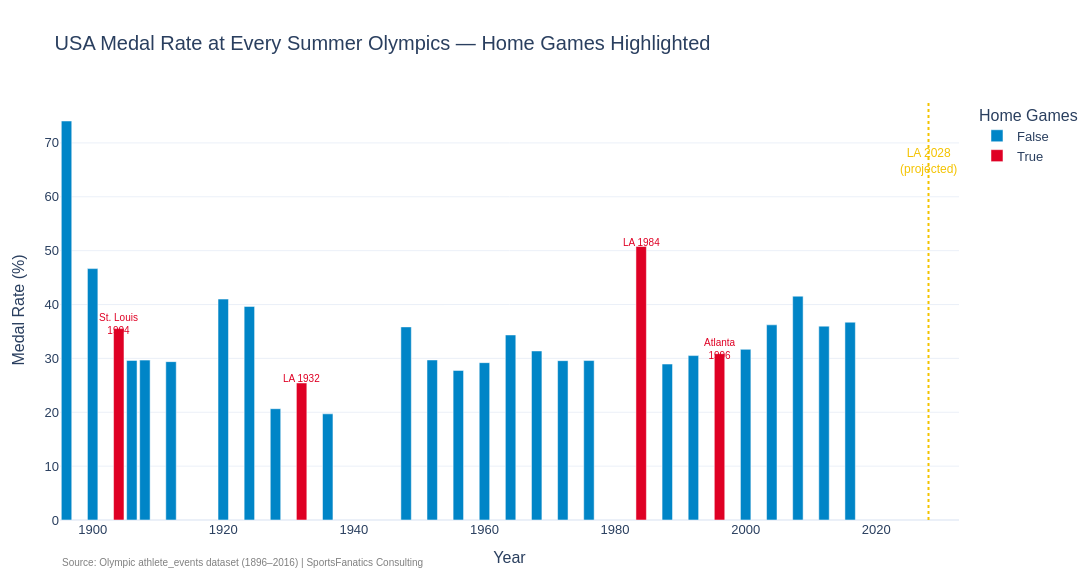

Notebook cell for this chart:
### Markdown cell above
## HERO CHART 4 — USA at Home: The LA Opportunity

### Code cell
usa = summer[summer['NOC']=='USA'].groupby('Year').agg(
    Entries=('ID','count'), Medals=('Medal_Won','sum')
).reset_index()
usa['Medal_Rate'] = (usa['Medals'] / usa['Entries'] * 100).round(2)
usa['Host'] = usa['Year'].isin([1904,1932,1984,1996])

fig = px.bar(
    usa, x='Year', y='Medal_Rate',
    color='Host',
    color_discrete_map={True: OLY['red'], False: OLY['blue']},
    labels={'Medal_Rate':'Medal Rate (%)', 'Host':'Home Games'},
    title='USA Medal Rate at Every Summer Olympics — Home Games Highlighted',
    width=1200, height=580, template='plotly_white'
)

# Annotate home Games
for year, label in [(1904,'St. Louis\n1904'),(1932,'LA 1932'),(1984,'LA 1984'),(1996,'Atlanta\n1996')]:
    row = usa[usa['Year']==year]
    if not row.empty:
        fig.add_annotation(
            x=year, y=row['Medal_Rate'].values[0]+0.8,
            text=label.replace('\n','<br>'),
            showarrow=False, font=dict(size=10, color=OLY['red'])
        )

# LA 2028 projected
fig.add_vline(x=2028, line_dash='dot', line_color=OLY['yellow'], line_width=2)
fig.add_annotation(
    x=2028, y=usa['Medal_Rate'].max()*0.9,
    text='LA 2028<br>(projected)', showarrow=False,
    font=dict(color=OLY['yellow'], size=12)
)
fig.add_annotation(
    text=SOURCE_NOTE, xref='paper', yref='paper',
    x=0, y=-0.12, showarrow=False, font=dict(size=10, color='gray')
)
fig.update_layout(**PLOTLY_LAYOUT)
fig.write_html(OUT_FIGS / 'HERO_04_usaAtHome.html')
fig.show()
logger.info('HERO 4 saved.')

### Figure 1 — Plotly figure (JSON) as saved in the notebook; plotly's stock layout.template omitted (floating-point values rounded to 4 significant figures)
{"data": [{"hovertemplate": "Home Games=False<br>Year=%{x}<br>Medal Rate (%)=%{y}<extra></extra>", "legendgroup": "False", "marker": {"color": "#0085C7", "pattern": {"shape": ""}}, "name": "False", "orientation": "v", "showlegend": true, "textposition": "auto", "type": "bar", "x": [1896, 1900, 1906, 1908, 1912, 1920, 1924, 1928, 1936, 1948, 1952, 1956, 1960, 1964, 1968, 1972, 1976, 1988, 1992, 2000, 2004, 2008, 2012, 2016], "xaxis": "x", "y": [74.07, 46.67, 29.63, 29.68, 29.4, 41.01, 39.65, 20.66, 19.71, 35.85, 29.71, 27.77, 29.21, 34.35, 31.38, 29.58, 29.6, 28.95, 30.52, 31.68, 36.23, 41.55, 35.99, 36.72], "yaxis": "y"}, {"hovertemplate": "Home Games=True<br>Year=%{x}<br>Medal Rate (%)=%{y}<extra></extra>", "legendgroup": "True", "marker": {"color": "#DF0024", "pattern": {"shape": ""}}, "name": "True", "orientation": "v", "showlegend": true, "textposition": "auto", "type": "bar", "x": [1904, 1932, 1984, 1996], "xaxis": "x", "y": [35.53, 25.44, 50.79, 30.87], "yaxis": "y"}], "layout": {"annotations": [{"font": {"color": "#DF0024", "size": 10}, "showarrow": false, "text": "St. Louis<br>1904", "x": 1904, "y": 36.33}, {"font": {"color": "#DF0024", "size": 10}, "showarrow": false, "text": "LA 1932", "x": 1932, "y": 26.24}, {"font": {"color": "#DF0024", "size": 10}, "showarrow": false, "text": "LA 1984", "x": 1984, "y": 51.59}, {"font": {"color": "#DF0024", "size": 10}, "showarrow": false, "text": "Atlanta<br>1996", "x": 1996, "y": 31.67}, {"font": {"color": "#F4C300", "size": 12}, "showarrow": false, "text": "LA 2028<br>(projected)", "x": 2028, "y": 66.66}, {"font": {"color": "gray", "size": 10}, "showarrow": false, "text": "Source: Olympic athlete_events dataset (1896–2016) | SportsFanatics Consulting", "x": 0, "xref": "paper", "y": -0.12, "yref": "paper"}], "barmode": "relative", "font": {"family": "Arial", "size": 13}, "height": 580, "legend": {"title": {"text": "Home Games"}, "tracegroupgap": 0}, "margin": {"b": 60, "l": 60, "r": 60, "t": 100}, "shapes": [{"line": {"color": "#F4C300", "dash": "dot", "width": 2}, "type": "line", "x0": 2028, "x1": 2028, "xref": "x", "y0": 0, "y1": 1, "yref": "y domain"}], "title": {"font": {"size": 20}, "text": "USA Medal Rate at Every Summer Olympics — Home Games Highlighted"}, "width": 1200, "xaxis": {"anchor": "y", "domain": [0.0, 1.0], "title": {"text": "Year"}}, "yaxis": {"anchor": "x", "domain": [0.0, 1.0], "title": {"text": "Medal Rate (%)"}}}}
